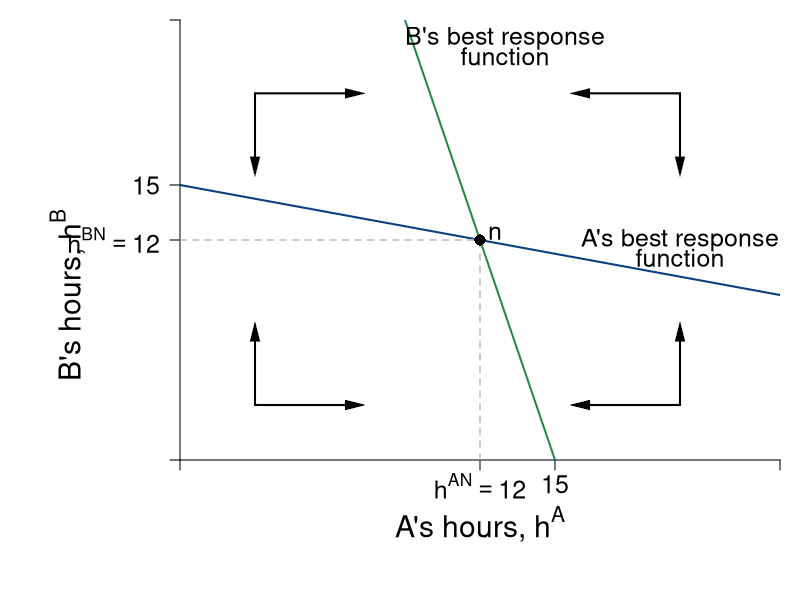

Reproduce this figure in R.
require(shape)
pdf(file = "coordination_failures/coord_brfs_dynamics.pdf", width = 9, height = 7)

#Set parameters for graphics
pointsize <- 1.8
axislabelsize <- 1.8
labelsize <- 1.5
namesize <- 1.8
annotatesize <- 1.5
graphlinewidth <- 2
segmentlinewidth <- 1.5

COL <- c("#7fc97f", "#beaed4", "#fdc086", "#ffff99", "#386cb0", "#f0027f", "#bf5b17", "#666666")
COLA <- c("#99d8c9","#66c2a4","#41ae76", "#238b45", "#005824")
COLB <- c("#4eb3d3", "#2b8cbe", "#0868ac","#084081")

par(mar =  c(7, 9, 1, 1))

uA <- function(ea, eb, alpha = 30, beta = 1/2) {
  (alpha - beta*(ea+eb))*ea - 0.5*(ea)^2
}

uB <- function(ea, eb, alpha = 30, beta = 1/2) {
  (alpha - beta*(ea+eb))*eb - 0.5*(eb)^2
}

brfB <- function(ea, alpha = 30, beta = 1/2) {
  (alpha - beta*ea)/(1 + 2*beta)
}

brfA <- function(ea, alpha = 30, beta = 1/2) {
  (alpha - ea*(1 + 2*beta))/(beta)
}

brfPE <- function(ea, alpha = 30, beta = 1/8) {
  alpha*(1 - beta*ea)
}

hANE <- function(alpha, beta = 1/2){
  alpha/(1 + 3*beta)
}

intercept1 <- function(alpha, beta = 1/2){
  alpha/(1 + 2*beta)
}

xlims <- c(0, 24)
ylims <- c(0, 24)

npts <- 501 

plot(0, 0, xlim = xlims, ylim = ylims, type = "n",
     xlab = expression(paste("")),
     ylab = expression(paste("")), 
     xaxt = "n", 
     yaxt = "n", 
     cex.lab = axislabelsize, 
     bty = "n",
     xaxs="i", 
     yaxs="i")

ticksy <- c(0, hANE(alpha = 30), intercept1(alpha = 30), ylims[2])
ylabels <- c(NA,  expression(paste(h^{BN} == 12)), 15, NA)
ticksx <- c(0, hANE(alpha = 30), intercept1(alpha = 30), xlims[2])
xlabels <- c(NA, expression(paste(h^{AN} == 12)), 15, NA)

axis(1, at = ticksx,  pos = 0, labels = FALSE)
text(x = c(0, hANE(alpha = 30), intercept1(alpha = 30), xlims[2]), par("usr")[3] - 0.4, labels = xlabels, srt = 0, pos = 1, xpd = TRUE, cex = labelsize)

axis(2, at = ticksy, pos = 0, labels = ylabels, las = 1, cex.axis = labelsize)

npts <- 500 
xx1 <- seq(xlims[1], xlims[2], length.out = npts)
xx2 <- seq(9.4, 10.55, length.out = npts)


lines(xx1, brfA(xx1, alpha = 30, beta = 1/2), col = COLA[4], lwd = graphlinewidth)
lines(xx1, brfB(xx1, alpha = 30, beta = 1/2), col = COLB[4], lwd = graphlinewidth)

text(0.5*xlims[2], -3.5, expression(paste("A's hours, ", h^A)), xpd = TRUE, cex = axislabelsize)
text(-4.5, 9, expression(paste("B's hours, ", h^B)), xpd = TRUE, cex = axislabelsize, srt = 90) 


segments(0, 12, 12, 12, lty = 2, col = "gray" , lwd = segmentlinewidth)
segments(12, 0, 12, 12, lty = 2, col = "gray" , lwd = segmentlinewidth)


# Label Nash Eq. ----------------------------------------------------------

points(hANE(alpha = 30), hANE(alpha = 30), pch = 16, col = "black", cex = 1.5)
text(hANE(alpha = 31.5), hANE(alpha = 30) + 0.4, expression(paste(n)), cex = labelsize)

# B's BRF -----------------------------------------------------------------

text(13, 23, expression(paste("B's best response")), cex = labelsize)
text(13, 22, expression(paste("function")), cex = labelsize)
#text(5, 15.2, expression(paste(h^B*(h^A) == frac(alpha - beta*h^A, 1 + 2*beta) )), cex = labelsize)

# A' BRF ------------------------------------------------------------------

text(20, 12, expression(paste("A's best response")), cex = labelsize)
text(20, 11, expression(paste("function")), cex = labelsize)
#text(17, 3.2, expression(paste(h^A*(h^B) == frac(alpha - beta*h^B, 1 + 2*beta) )), cex = labelsize)

# Dynamic Arrows ----------------------------------------------------------

# Q1 
Arrows(20, 20, 20, 16, col = "black", lty = 1, lwd = 2, arr.type = "triangle", arr.lwd = 0.5)
Arrows(20, 20, 16, 20, col = "black", lty = 1, lwd = 2, arr.type = "triangle", arr.lwd = 0.5)

# Q2
Arrows(3, 20, 3, 16, col = "black", lty = 1, lwd = 2, arr.type = "triangle", arr.lwd = 0.5)
Arrows(3, 20, 7, 20, col = "black", lty = 1, lwd = 2, arr.type = "triangle", arr.lwd = 0.5)

# Q3
Arrows(3, 3, 3, 7, col = "black", lty = 1, lwd = 2, arr.type = "triangle", arr.lwd = 0.5)
Arrows(3, 3, 7, 3, col = "black", lty = 1, lwd = 2, arr.type = "triangle", arr.lwd = 0.5)

# Q4
Arrows(20, 3, 16, 3, col = "black", lty = 1, lwd = 2, arr.type = "triangle", arr.lwd = 0.5)
Arrows(20, 3, 20, 7, col = "black", lty = 1, lwd = 2, arr.type = "triangle", arr.lwd = 0.5)


dev.off()
